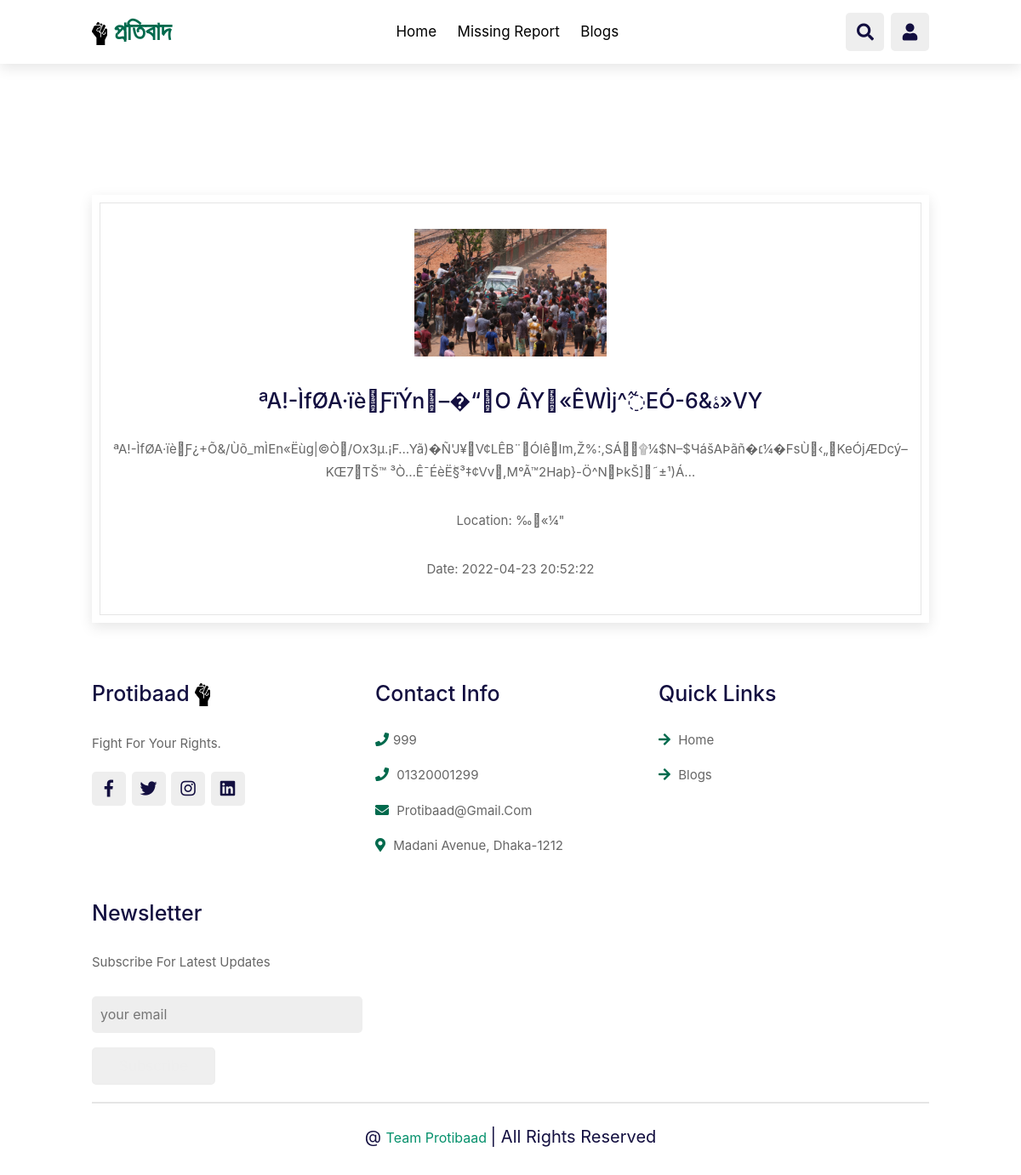
The app's page /crime_details.php?id=10 with its own data.
### tables this page shows
CREATE TABLE `crimes` (
  `id` int(20) NOT NULL,
  `title` varchar(255) NOT NULL,
  `description` varchar(500) NOT NULL,
  `image` varchar(255) DEFAULT NULL,
  `location` varchar(255) NOT NULL,
  `posted_by` int(20) NOT NULL,
  `posted_at` datetime NOT NULL,
  `iv` text NOT NULL,
  `approve_status` int(5) NOT NULL DEFAULT 0
);

### crime_details.php (the view, shortened to what this page needs)
<?php include 'includes/connection.php';?>
<?php
function str_openssl_dec($str, $iv){
    $key='progga1234567890#%$%$#$%$';
    $chiper="AES-128-CTR";
    $options=0;
    $str=openssl_decrypt($str, $chiper, $key, $options, $iv);
    return $str;
 }
if (isset($_GET['id'])) {
    $id = $_GET['id'];
    $sql_del = "SELECT * FROM `crimes` WHERE `id`='$id'";
    $result = mysqli_query($conn, $sql_del);
} else{
    echo "<script>alert('Something went wrong.')</script>";
    header("Location: welcome.php");
}
?>
<?php include('includes/user_header.php') ?>
    <?php include('includes/user_navbar.php') ?>
    <section class="features margin-top" id="features">
        <h1 class="heading"> <span>Crime Details</span> </h1>
        <div class="box-container">
            <?php while($row =  mysqli_fetch_array($result)) {
                $iv=$row['iv'];
                $title=$row['title'];
                $description=$row['description'];
                $location=$row['location'];;
                $iv=hex2bin($iv);
                $title=str_openssl_dec($title, $iv);
                $description= str_openssl_dec($description, $iv);
                $location= str_openssl_dec($location, $iv);
                ?>
            <div class="box">
                <?php if($row['image']) { ?>
                    <img src="<?php echo $row['image']?> " alt="">
                <?php } else { ?>
                    <img src="image/fev.png" alt="">
                <?php } ?>
                <h3> <?php echo $title ?></h3>
                <p><?php echo$description ?></p>
                <p>Location: <?php echo $location ?></p>
                <p>Date: <?php echo $row['posted_at']; ?></p>
            </div>
            <?php } ?>
        </div>
    </section>
    <?php include('includes/user_footer.php') ?>
</body>
</html>

### css/welcome.css (style rules this page uses)
:root { --orange:#ff7800; --black:#130f40; --light-color:#666; --box-shadow:0 .5rem 1.5rem rgba(0,0,0,.1); --border:.2rem solid rgba(0,0,0,.1); --outline:.1rem solid rgba(0,0,0,.1); --outline-hover:.2rem solid var(--black); }
* { font-family: 'Poppins', sans-serif; margin:0; padding:0; box-sizing: border-box; outline: none; border:none; text-decoration: none; text-transform: capitalize; transition: all .2s linear; }
html { font-size: 62.5%; overflow-x: hidden; scroll-behavior: smooth; scroll-padding-top: 7rem; }
body { background:#eee; }
section { padding:2rem 9%; }
.heading { text-align: center; padding:1rem; padding-bottom: 3rem; font-size: 3.5rem; color:var(--black); }
.heading span { color:#fff; display: inline-block; padding:.1.5rem; }
.margin-top { margin-top: 100px; }
.features .box-container { display: grid; grid-template-columns: repeat(auto-fit, minmax(30rem, 1fr)); gap:1.5rem; }
.features .box-container .box { padding:3rem 2rem; background: #fff; outline: var(--outline); outline-offset: -1rem; text-align: center; box-shadow: var(--box-shadow); }
.features .box-container .box img { margin:1rem 0; height: 15rem; }
.features .box-container .box h3 { font-size: 2.5rem; line-height: 1.8; color:var(--black); }
.features .box-container .box p { font-size: 1.5rem; line-height: 1.8; color:var(--light-color); padding:1rem 0; }

### poll/pollstyle.css (style rules this page uses)
* { box-sizing: border-box; font-family: -apple-system, BlinkMacSystemFont, "segoe ui", roboto, oxygen, ubuntu, cantarell, "fira sans", "droid sans", "helvetica neue", Arial, sans-serif; font-size: 16px; -webkit-font-smoothing: antialiased; -moz-osx-font-smoothing: grayscale; }
body { background-color: #FFFFFF; margin: 0; }

### records on screen
crimes: image (picture), title "ªA!-ÌfØA·ïè\u0014ƒïÝn –�“\u001ao ÂY\u001a«ÊWÌj^߬EÓ-ۀ&6»VҮ", description "ªA!-ÌfØA·ïè\u0014ƒ¿+Õ&/Ùõ_mÌEn«ëùg|©ò\u0014/Ox3µ.¡F…Yã)�Ñ'J¥ V¢LÊB¨ ólê im,ž%:,SÁ\u0006\u0006۩¼$N–$ЧášAÞãñ�׆¼�FsÙ\u0018‹„\u0013KeÓjÆDcý–KŒ7 TŠ™ ³ò…ê¯éèËۖ§³‡¢vv\u0017,m°ã™2Haþ}-Ö^n\u001aÞkŠ]\u0015˜±¹)Á…", location "‰\u001a«¼\"", posted_at "2022-04-23 20:52:22"
